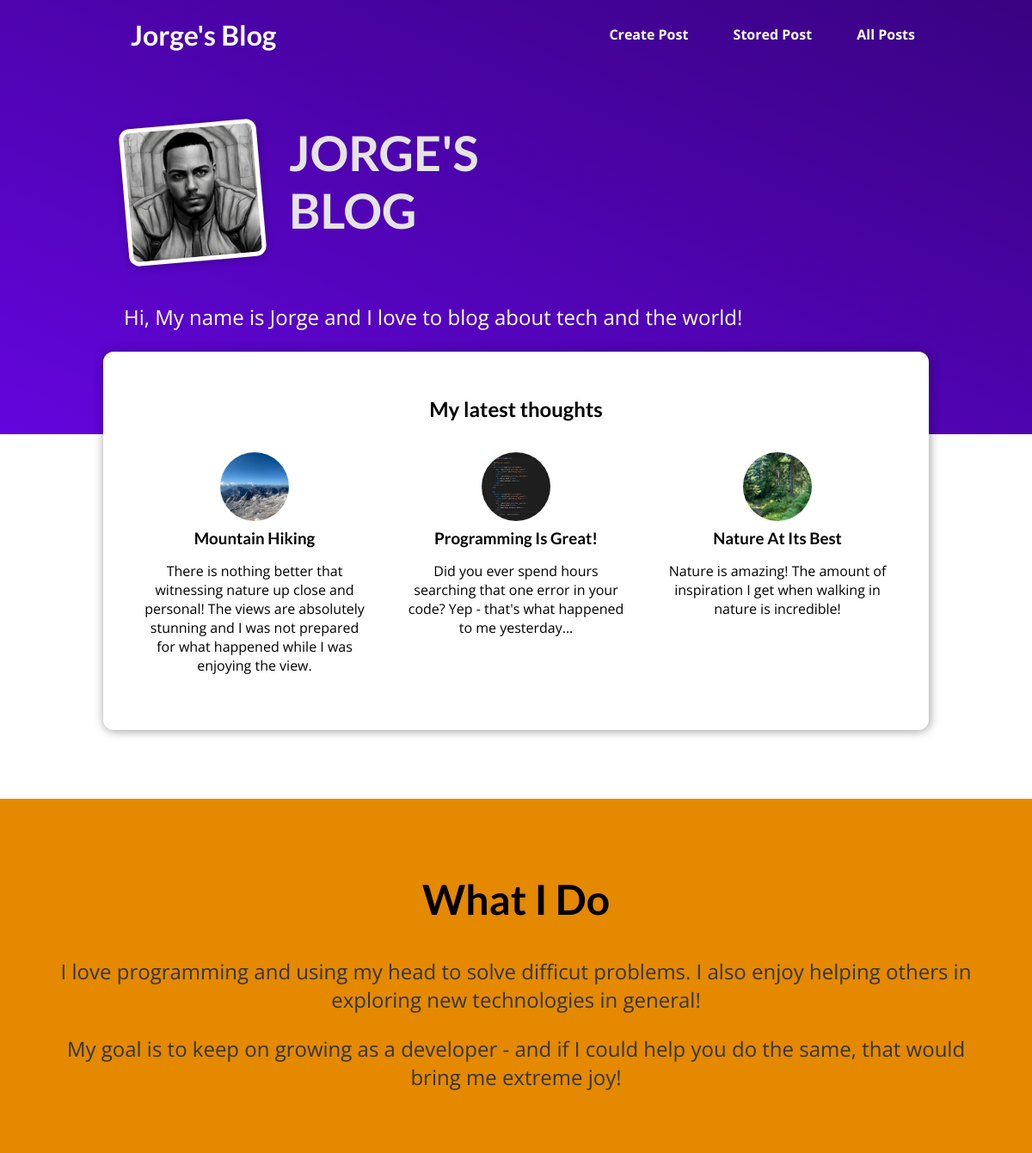
The app's page /, older data.
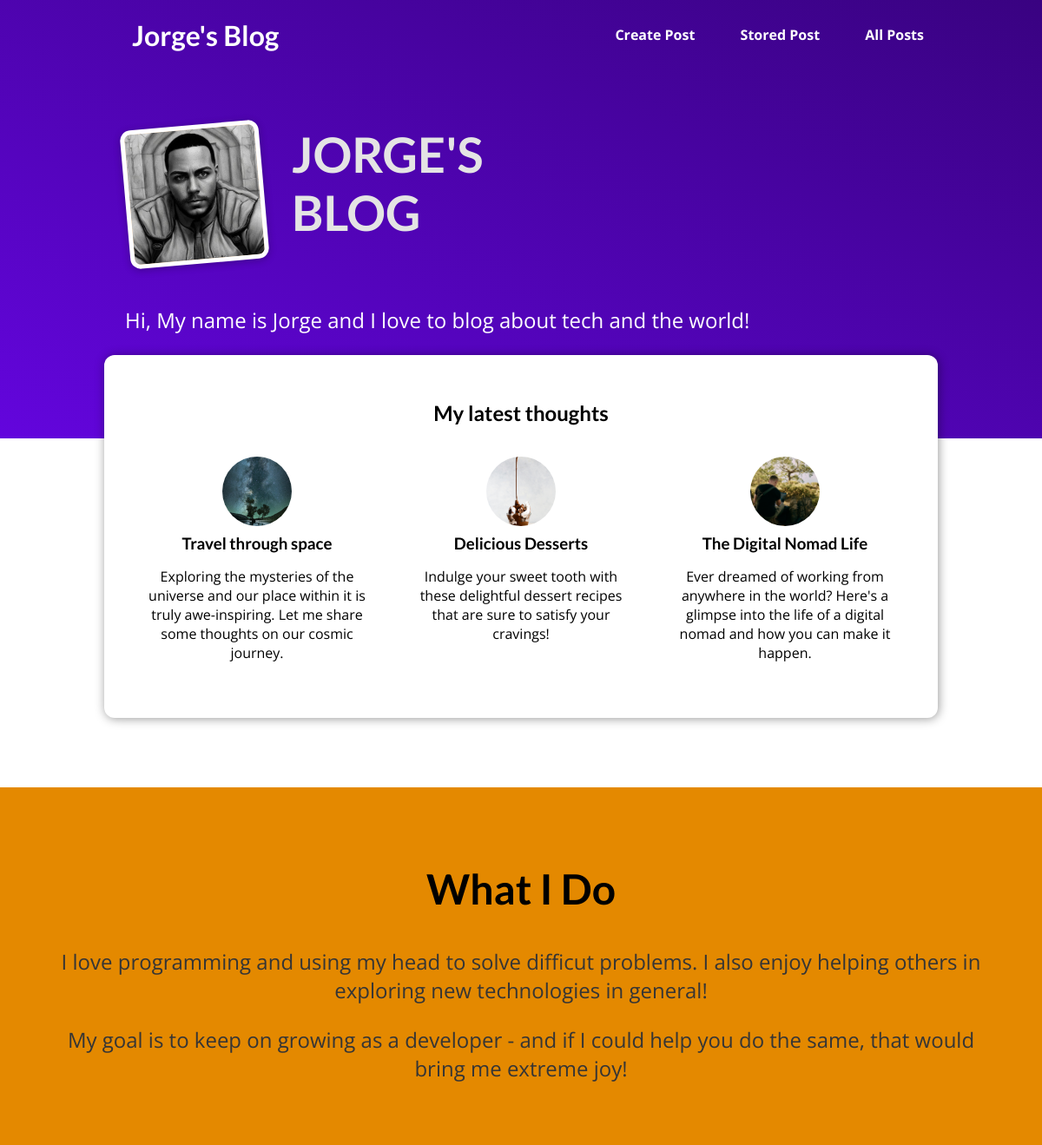
The same page, newer data.
### blog/models.py (models this page shows, shortened)
class Post(models.Model):
    title = models.CharField(max_length=100)
    excerpt = models.CharField(max_length=200)
    image = models.ImageField(upload_to="post", null=True)
    date = models.DateField(auto_now=True)
    slug = models.SlugField(unique=True, db_index=True)
    content = models.TextField(validators=[MinLengthValidator(10)])
    author = models.ForeignKey(Author, on_delete=models.SET_NULL, null=True, related_name="posts")
    tags = models.ManyToManyField(Tag)

### blog/views.py (the view)
# urls.py: path("", views.StartingPageView.as_view(), name="starting-page"),
class StartingPageView(ListView):
    template_name = "blog/index.html"
    model = Post
    ordering = ["-date"]
    context_object_name = "posts"
    def get_queryset(self):
        queryset = super().get_queryset()
        data = queryset[:3]
        return data

### blog/templates/blog/index.html (shortened to what this page needs)
{% extends "base.html" %}
{% load static %}
{% block css_files %}
    <link rel="stylesheet" href="{% static 'blog/post.css' %}" />
    <link rel="stylesheet" href="{% static 'blog/index.css' %}"/>
{% endblock %}
{% block content %}
    <section id="welcome">
        <header>
            <img src="{% static 'blog/images/pic1.jpeg' %}" alt="Jorge - The Author of this Blog"/>
            <h2>JORGE'S BLOG</h2>
        </header>
        <p>Hi, My name is Jorge and I love to blog about tech and the world!</p>
    </section>
    <section id="latest-posts">
        <h2>My latest thoughts</h2>
        <ul>
            {% for post in posts %}
                {% include "blog/includes/post.html" %}
            {% endfor %}
        </ul>
    </section>
    <section id="about">
        <h2>What I Do</h2>
        <p>
            I love programming and using my head to solve difficut problems.
            I also enjoy helping others in exploring new technologies in general!
        </p>
        <p>
            My goal is to keep on growing as a developer - and if I could help
            you do the same, that would bring me extreme joy!
        </p>
    </section>
{% endblock %}

### templates/base.html (shortened to what this page needs)
{% load static %}
<!DOCTYPE html>
<html lang="en">
  <head>
    <link rel="stylesheet" href="{% static 'app.css' %}"/>
    {% block css_files %}{% endblock %}
  </head>
  <body>
    <header id="main-navigation">
        <h1>
            <a href="{% url 'starting-page' %}">Jorge's Blog</a>
        </h1>
        <nav>
            <a href="{% url 'create-post' %}">Create Post</a>
            <a href="{% url 'read-later' %}">Stored Post</a>
            <a href="{% url 'posts-page' %}">All Posts</a>
        </nav>
    </header>
    {% block content %}{% endblock %}
  </body>
</html>

### blog/templates/blog/includes/post.html
<li>
    <article class="post">
        <a href="{% url 'post-detail-page' post.slug %}">
            <img src="{{ post.image.url }}" alt="{{ post.title }}"/>
            <div class="post__content">
                <h3>{{post.title}}</h3>
                <p>
                    {{post.excerpt}}
                </p>
            </div>
        </a>
    </article>
</li>

### static/app.css (style rules this page uses)
* { box-sizing: border-box; }
html { font-family: "Open Sans", "Lato", sans-serif; }
body { margin: 0; }
h1, h2, h3 { font-family: "Lato", sans-serif; font-weight: bold; }
#main-navigation { width: 100%; height: 5rem; display: flex; justify-content: space-between; align-items: center; padding: 0 10%; position: absolute; top: 0; left: 0; }
#main-navigation a { text-decoration: none; color: white; font-weight: bold; padding: 1rem; margin-left: 1rem; }

### blog/static/blog/post.css (style rules this page uses)
.post { display: flex; flex-direction: column; align-items: center; text-align: center; }
.post a { text-decoration: none; color: black; transition: all 0.2s ease; padding: 1rem; }
.post img { width: 5rem; height: 5rem; object-fit: cover; border-radius: 50%; }
.post h3 { margin: 0.25rem 0; }

### blog/static/blog/index.css (style rules this page uses)
#welcome { background: linear-gradient(to right top, #6305dd, #390281); padding: 6rem 12%; }
#welcome header { display: flex; align-items: flex-start; margin: 3rem auto; }
#welcome img { width: 10rem; height: 10rem; object-fit: cover; object-position: top; border: 5px solid white; border-radius: 12px; background-color: #ffe1bf; transform: rotateZ(-5deg); box-shadow: 0 2px 8px rgba(0, 0, 0, 0.25); }
#welcome h2 { font-size: 3.5rem; margin: 0 0 0 2rem; color: #e4e4e4; width: 10rem; }
#welcome p { color: white; font-size: 1.5rem; }
#latest-posts { background-color: white; padding: 2rem; border-radius: 12px; width: 60rem; margin: -6rem auto 2rem auto; box-shadow: 1px 1px 12px rgba(0, 0, 0, 0.4); }
#latest-posts h2 { text-align: center; }
#latest-posts ul { list-style: none; margin: 0; padding: 0; display: flex; gap: 1rem; }
#latest-posts li { flex: 1; }
#about { text-align: center; padding: 3rem; background-color: #e48900; margin-top: 5rem; }
#about h2 { font-size: 3rem; }
#about p { font-size: 1.5rem; color: #353535; }

Row changes from the older to the newer data that the page shows:
no longer on this page (row unchanged): Post: image (picture), title "Mountain Hiking", excerpt "There is nothing better that witnessing nature up close and personal! The views are absolutely stunning and I was not prepared for what happened while I was enjoying the view."
no longer on this page (row unchanged): Post: image (picture), title "Programming Is Great!", excerpt "Did you ever spend hours searching that one error in your code? Yep - that's what happened to me yesterday..."
no longer on this page (row unchanged): Post: image (picture), title "Nature At Its Best", excerpt "Nature is amazing! The amount of inspiration I get when walking in nature is incredible!"
added Post: image (picture), title "Travel through space", excerpt "Exploring the mysteries of the universe and our place within it is truly awe-inspiring. Let me share some thoughts on our cosmic journey."
added Post: image (picture), title "Delicious Desserts", excerpt "Indulge your sweet tooth with these delightful dessert recipes that are sure to satisfy your cravings!"
added Post: image (picture), title "The Digital Nomad Life", excerpt "Ever dreamed of working from anywhere in the world? Here's a glimpse into the life of a digital nomad and how you can make it happen."
